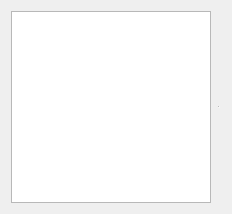
           <widget class="QWidget" name="tabCalculation">
            <attribute name="title">
             <string>Calculation</string>
            </attribute>
            <layout class="QHBoxLayout" name="horizontalLayout_12">
             <item>
              <layout class="QHBoxLayout" name="horizontalLayout_11">
               <item>
                <widget class="QGraphicsView" name="graphicsView">
                 <property name="sizePolicy">
                  <sizepolicy hsizetype="Expanding" vsizetype="Expanding">
                   <horstretch>0</horstretch>
                   <verstretch>0</verstretch>
                  </sizepolicy>
                 </property>
                 <property name="minimumSize">
                  <size>
                   <width>0</width>
                   <height>0</height>
                  </size>
                 </property>
                 <property name="maximumSize">
                  <size>
                   <width>200</width>
                   <height>16777215</height>
                  </size>
                 </property>
                 <property name="baseSize">
                  <size>
                   <width>250</width>
                   <height>0</height>
                  </size>
                 </property>
                 <property name="lineWidth">
                  <number>1</number>
                 </property>
                </widget>
               </item>
               <item>
                <widget class="QSplitter" name="splitter_4">
                 <property name="sizePolicy">
                  <sizepolicy hsizetype="Expanding" vsizetype="Expanding">
                   <horstretch>0</horstretch>
                   <verstretch>0</verstretch>
                  </sizepolicy>
                 </property>
                 <property name="orientation">
                  <enum>Qt::Vertical</enum>
                 </property>
                 <widget class="QWidget" name="widget_simulationPlot1" native="true"/>
                 <widget class="QWidget" name="widget_simulationPlot2" native="true"/>
                </widget>
               </item>
              </layout>
             </item>
            </layout>
           </widget>
